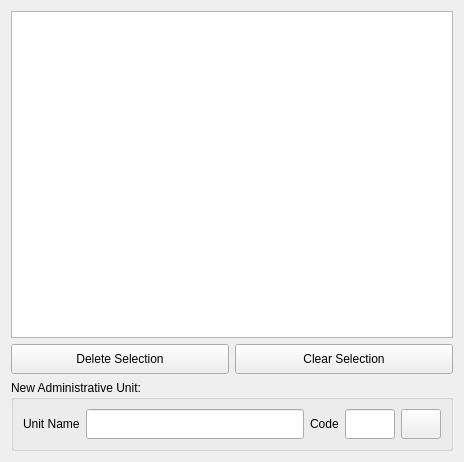
<?xml version="1.0" encoding="UTF-8"?>
<ui version="4.0">
 <class>frmAdminUnitManager</class>
 <widget class="QWidget" name="frmAdminUnitManager">
  <property name="geometry">
   <rect>
    <x>0</x>
    <y>0</y>
    <width>464</width>
    <height>462</height>
   </rect>
  </property>
  <property name="windowTitle">
   <string>Administrative Unit Manager</string>
  </property>
  <layout class="QGridLayout" name="gridLayout">
   <item row="0" column="0" colspan="2">
    <layout class="QVBoxLayout" name="vlNotification"/>
   </item>
   <item row="1" column="0" colspan="2">
    <widget class="QTreeView" name="tvAdminUnits"/>
   </item>
   <item row="2" column="0">
    <widget class="QPushButton" name="btnRemove">
     <property name="minimumSize">
      <size>
       <width>0</width>
       <height>30</height>
      </size>
     </property>
     <property name="text">
      <string>Delete Selection</string>
     </property>
    </widget>
   </item>
   <item row="2" column="1">
    <widget class="QPushButton" name="btnClear">
     <property name="minimumSize">
      <size>
       <width>0</width>
       <height>30</height>
      </size>
     </property>
     <property name="text">
      <string>Clear Selection</string>
     </property>
    </widget>
   </item>
   <item row="3" column="0" colspan="2">
    <widget class="QGroupBox" name="gbManage">
     <property name="title">
      <string>New Administrative Unit:</string>
     </property>
     <property name="flat">
      <bool>false</bool>
     </property>
     <layout class="QHBoxLayout" name="horizontalLayout">
      <item>
       <widget class="QLabel" name="label">
        <property name="text">
         <string>Unit Name</string>
        </property>
       </widget>
      </item>
      <item>
       <widget class="ValidatingLineEdit" name="txtUnitName">
        <property name="minimumSize">
         <size>
          <width>0</width>
          <height>30</height>
         </size>
        </property>
        <property name="maxLength">
         <number>50</number>
        </property>
       </widget>
      </item>
      <item>
       <widget class="QLabel" name="label_2">
        <property name="text">
         <string>Code</string>
        </property>
       </widget>
      </item>
      <item>
       <widget class="QLineEdit" name="txtUnitCode">
        <property name="minimumSize">
         <size>
          <width>0</width>
          <height>30</height>
         </size>
        </property>
        <property name="maximumSize">
         <size>
          <width>50</width>
          <height>16777215</height>
         </size>
        </property>
        <property name="maxLength">
         <number>10</number>
        </property>
       </widget>
      </item>
      <item>
       <widget class="QPushButton" name="btnAdd">
        <property name="minimumSize">
         <size>
          <width>30</width>
          <height>30</height>
         </size>
        </property>
        <property name="text">
         <string/>
        </property>
       </widget>
      </item>
     </layout>
    </widget>
   </item>
  </layout>
 </widget>
 <customwidgets>
  <customwidget>
   <class>ValidatingLineEdit</class>
   <extends>QLineEdit</extends>
   <header>stdm.ui.customcontrols.validating_line_edit</header>
  </customwidget>
 </customwidgets>
 <connections/>
</ui>
